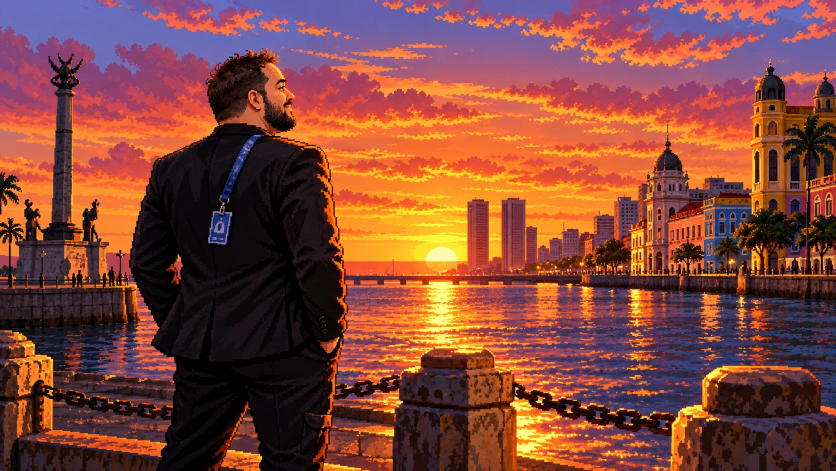
#> input picture scripts/story-ending-art/augusto/source.webp, 1672 x 941 px (shown at 1/2 size)
$ python prepare_augusto_ending.py
#> lines starting #> are read from the running program, lines starting #| are printed output that depends on the picture
"""Prepares Augusto's story ending art (the screen shown when his campaign is completed).

Input : scripts/story-ending-art/augusto/source.webp (1672x941: Augusto, from behind, looking at
        the sunset over the Recife Marco Zero waterfront)
Output: public/story/endings/augusto.jpg, 1440x810 (16:9, 1.5x the 960x540 game so it stays
        sharp on big screens and has room for the slow zoom of the ending screen).

A still illustration: no layers. Everything that depends on the campaign (title, route, buttons)
is drawn on top of it by CampaignCompleteScene.

Offline tool only (not part of the build). Requires Python 3 + Pillow:
    python scripts/story-ending-art/augusto/prepare_augusto_ending.py
"""

from pathlib import Path

from PIL import Image

ROOT = Path(__file__).resolve().parents[3]
SOURCE = ROOT / 'scripts/story-ending-art/augusto/source.webp'
OUT = ROOT / 'public/story/endings/augusto.jpg'
SIZE = (1440, 810)


def main() -> None:
    image = Image.open(SOURCE).convert('RGB')
#> image is the input picture: PIL image 1672x941 RGB; mean R, G, B 130.9, 71.4, 59.7
    # Cover-crop to exactly 16:9 (the source is 1672x941, a hair taller), centred.
    target = SIZE[0] / SIZE[1]
    width, height = image.size
#> width = 1672; height = 941
    if width / height > target:
        crop = round(height * target)
        box = ((width - crop) // 2, 0, (width - crop) // 2 + crop, height)
    else:
        crop = round(width / target)
#> crop = 940
        box = (0, (height - crop) // 2, width, (height - crop) // 2 + crop)
#> box = (0, 0, 1672, 940)
    OUT.parent.mkdir(parents=True, exist_ok=True)
    image.crop(box).resize(SIZE, Image.LANCZOS).save(OUT, quality=90, optimize=True)
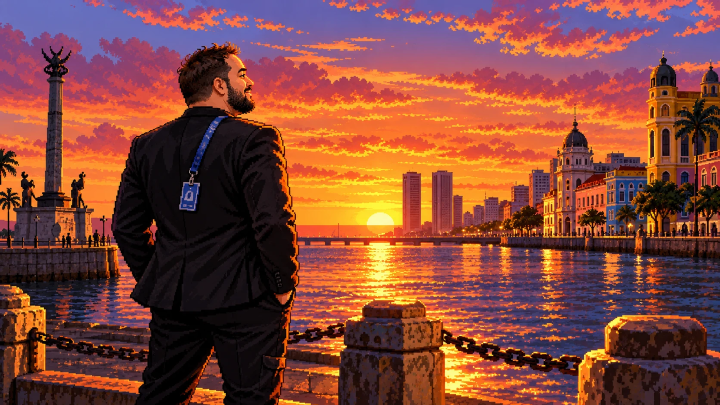
#> saved as augusto.jpg: PIL image 1440x810 RGB (shown at 1/2 size); mean R, G, B 130.9, 71.4, 59.7
    print(f'ending: {SIZE[0]}x{SIZE[1]} from {box}')
#| ending: 1440x810 from (0, 0, 1672, 940)


if __name__ == '__main__':
    main()
